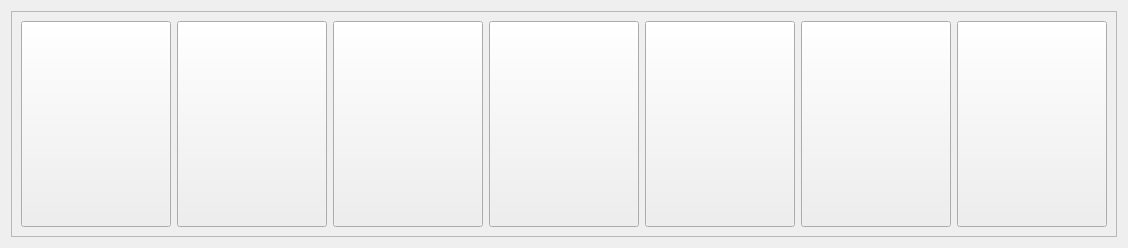
             <widget class="QWidget" name="scrollAreaWidgetContents">
              <property name="geometry">
               <rect>
                <x>0</x>
                <y>0</y>
                <width>1126</width>
                <height>248</height>
               </rect>
              </property>
              <layout class="QVBoxLayout" name="verticalLayout_30">
               <item>
                <widget class="QFrame" name="frame">
                 <property name="minimumSize">
                  <size>
                   <width>0</width>
                   <height>200</height>
                  </size>
                 </property>
                 <property name="frameShape">
                  <enum>QFrame::StyledPanel</enum>
                 </property>
                 <property name="frameShadow">
                  <enum>QFrame::Raised</enum>
                 </property>
                 <layout class="QHBoxLayout" name="horizontalLayout_2">
                  <item>
                   <widget class="QPushButton" name="RootLocus">
                    <property name="sizePolicy">
                     <sizepolicy hsizetype="Minimum" vsizetype="Preferred">
                      <horstretch>0</horstretch>
                      <verstretch>0</verstretch>
                     </sizepolicy>
                    </property>
                    <property name="minimumSize">
                     <size>
                      <width>150</width>
                      <height>0</height>
                     </size>
                    </property>
                    <property name="cursor">
                     <cursorShape>PointingHandCursor</cursorShape>
                    </property>
                    <property name="styleSheet">
                     <string notr="true">QPushButton {
	image: url(:/Asset/Asset/Modul 23 (Kecil).png);
	border: 0px;
	border-radius : 2px;
}


QPushButton:hover {
	image: url(:/Asset/Asset/Modul 23.png);
};
border: none;</string>
                    </property>
                    <property name="text">
                     <string />
                    </property>
                   </widget>
                  </item>
                  <item>
                   <widget class="QPushButton" name="CDRootLocus">
                    <property name="sizePolicy">
                     <sizepolicy hsizetype="Minimum" vsizetype="Preferred">
                      <horstretch>0</horstretch>
                      <verstretch>0</verstretch>
                     </sizepolicy>
                    </property>
                    <property name="minimumSize">
                     <size>
                      <width>150</width>
                      <height>0</height>
                     </size>
                    </property>
                    <property name="cursor">
                     <cursorShape>PointingHandCursor</cursorShape>
                    </property>
                    <property name="styleSheet">
                     <string notr="true">QPushButton {
	image: url(:/Asset/Asset/Modul 4 (Kecil).png);
	border: 0px;
	border-radius : 2px;
}


QPushButton:hover {
	image: url(:/Asset/Asset/Modul 4.png);
};
border: none;</string>
                    </property>
                    <property name="text">
                     <string />
                    </property>
                   </widget>
                  </item>
                  <item>
                   <widget class="QPushButton" name="CDFrequency">
                    <property name="sizePolicy">
                     <sizepolicy hsizetype="Minimum" vsizetype="Preferred">
                      <horstretch>0</horstretch>
                      <verstretch>0</verstretch>
                     </sizepolicy>
                    </property>
                    <property name="minimumSize">
                     <size>
                      <width>150</width>
                      <height>0</height>
                     </size>
                    </property>
                    <property name="cursor">
                     <cursorShape>PointingHandCursor</cursorShape>
                    </property>
                    <property name="styleSheet">
                     <string notr="true">QPushButton {
	image: url(:/Asset/Asset/Modul 5 (Kecil).png);
	border: 0px;
	border-radius : 2px;
}


QPushButton:hover {
	image: url(:/Asset/Asset/Modul 5.png);
};
border: none;</string>
                    </property>
                    <property name="text">
                     <string />
                    </property>
                   </widget>
                  </item>
                  <item>
                   <widget class="QPushButton" name="StateSpace">
                    <property name="sizePolicy">
                     <sizepolicy hsizetype="Minimum" vsizetype="Preferred">
                      <horstretch>0</horstretch>
                      <verstretch>0</verstretch>
                     </sizepolicy>
                    </property>
                    <property name="minimumSize">
                     <size>
                      <width>150</width>
                      <height>0</height>
                     </size>
                    </property>
                    <property name="cursor">
                     <cursorShape>PointingHandCursor</cursorShape>
                    </property>
                    <property name="styleSheet">
                     <string notr="true">QPushButton {
	image: url(:/Asset/Asset/Modul 6 (Kecil).png);
	border: 0px;
	border-radius : 2px;
}


QPushButton:hover {
	image: url(:/Asset/Asset/Modul 6.png);
};
border: none;</string>
                    </property>
                    <property name="text">
                     <string />
                    </property>
                   </widget>
                  </item>
                  <item>
                   <widget class="QPushButton" name="COD">
                    <property name="sizePolicy">
                     <sizepolicy hsizetype="Minimum" vsizetype="Preferred">
                      <horstretch>0</horstretch>
                      <verstretch>0</verstretch>
                     </sizepolicy>
                    </property>
                    <property name="minimumSize">
                     <size>
                      <width>150</width>
                      <height>0</height>
                     </size>
                    </property>
                    <property name="cursor">
                     <cursorShape>PointingHandCursor</cursorShape>
                    </property>
                    <property name="styleSheet">
                     <string notr="true">QPushButton {
	image: url(:/Asset/Asset/Modul 7 (Kecil).png);
	border: 0px;
	border-radius : 2px;
}


QPushButton:hover {
	image: url(:/Asset/Asset/Modul 7.png);
};
border: none;</string>
                    </property>
                    <property name="text">
                     <string />
                    </property>
                   </widget>
                  </item>
                  <item>
                   <widget class="QPushButton" name="DCOD">
                    <property name="sizePolicy">
                     <sizepolicy hsizetype="Minimum" vsizetype="Preferred">
                      <horstretch>0</horstretch>
                      <verstretch>0</verstretch>
                     </sizepolicy>
                    </property>
                    <property name="minimumSize">
                     <size>
                      <width>150</width>
                      <height>0</height>
                     </size>
                    </property>
                    <property name="cursor">
                     <cursorShape>PointingHandCursor</cursorShape>
                    </property>
                    <property name="styleSheet">
                     <string notr="true">QPushButton {
	image: url(:/Asset/Asset/Modul 8 (Kecil).png);
	border: 0px;
	border-radius : 2px;
}


QPushButton:hover {
	image: url(:/Asset/Asset/Modul 8.png);
};
border: none;</string>
                    </property>
                    <property name="text">
                     <string />
                    </property>
                   </widget>
                  </item>
                  <item>
                   <widget class="QPushButton" name="DCMotor">
                    <property name="sizePolicy">
                     <sizepolicy hsizetype="Minimum" vsizetype="Preferred">
                      <horstretch>0</horstretch>
                      <verstretch>0</verstretch>
                     </sizepolicy>
                    </property>
                    <property name="minimumSize">
                     <size>
                      <width>150</width>
                      <height>0</height>
                     </size>
                    </property>
                    <property name="cursor">
                     <cursorShape>PointingHandCursor</cursorShape>
                    </property>
                    <property name="styleSheet">
                     <string notr="true">QPushButton {
	image: url(:/Asset/Asset/Modul 910 (Kecil).png);
	border: 0px;
	border-radius : 2px;
}


QPushButton:hover {
	image: url(:/Asset/Asset/Modul 910.png);
};
border: none;</string>
                    </property>
                    <property name="text">
                     <string />
                    </property>
                   </widget>
                  </item>
                 </layout>
                </widget>
               </item>
              </layout>
             </widget>
